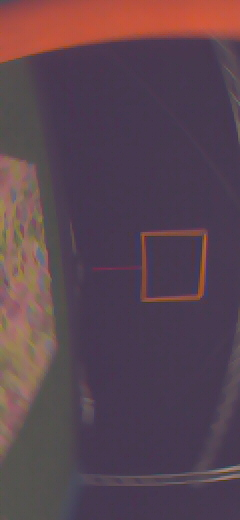
#> input picture Vision/image1.jpg, 240 x 520 px; its folder holds only this picture in this run
$ python -i tutorial2_on_folder.py   (imports and definitions only)
#> lines starting #> are read from the running program, lines starting #| are printed output that depends on the picture; after the words box and inside, x2 and y2 are one past the last pixel; in counts of white or black regions, pixels touching at a corner belong together
#> further down, picture is the input picture: shape (520, 240, 3); mean B, G, R 80.1, 68.7, 90.8
# -*- coding: utf-8 -*-
"""
Created on Thu Mar  3 17:25:07 2022

@author: WK
"""

import numpy as np
import cv2
from matplotlib import pyplot as plt
import os
from scipy import ndimage

def watershedder2(img):
    # https://www.bogotobogo.com/python/OpenCV_Python/python_opencv3_Image_Watershed_Algorithm_Marker_Based_Segmentation_2.php
    # img = cv2.imread('image1.jpg')
    b,g,r = cv2.split(img)
    rgb_img = cv2.merge([r,g,b])

    gray = cv2.cvtColor(img,cv2.COLOR_BGR2GRAY)
    ret, thresh = cv2.threshold(gray,0,255,cv2.THRESH_BINARY_INV+cv2.THRESH_OTSU)
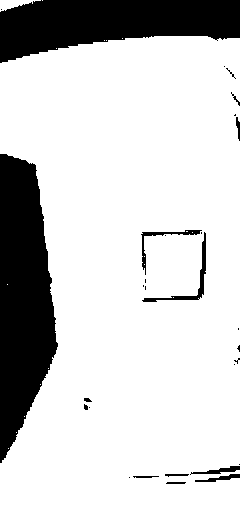
#> thresh: shape (520, 240); 80.8% white; 29 black regions (17 under 20 px), largest, box (x1, y1, x2, y2) and area: (0, 154, 58, 463) 12443, (0, 0, 240, 63) 10161, (142, 232, 206, 302) 454
#> ret = 90

    # noise removal
    kernel = np.ones((2,2),np.uint8)
    #opening = cv2.morphologyEx(thresh,cv2.MORPH_OPEN,kernel, iterations = 2)
    closing = cv2.morphologyEx(thresh,cv2.MORPH_CLOSE,kernel, iterations = 2)
#> closing: shape (520, 240); 80.4% white; 16 black regions (4 under 20 px), largest, box (x1, y1, x2, y2) and area: (0, 156, 60, 465) 13027, (0, 0, 240, 65) 10546, (176, 243, 208, 302) 339

    # sure background area
    sure_bg = cv2.dilate(closing,kernel,iterations=3)
#> sure_bg: shape (520, 240); 81.3% white; 15 black regions (9 under 20 px), largest, box (x1, y1, x2, y2) and area: (0, 159, 60, 465) 12823, (0, 0, 240, 65) 10345, (203, 274, 207, 299) 31, (207, 247, 208, 273) 26, (179, 301, 200, 302) 21, (225, 471, 240, 474) 20

    # Finding sure foreground area
    dist_transform = cv2.distanceTransform(sure_bg,cv2.DIST_L2,3)

    # Threshold
    ret, sure_fg = cv2.threshold(dist_transform,0.1*dist_transform.max(),255,0)
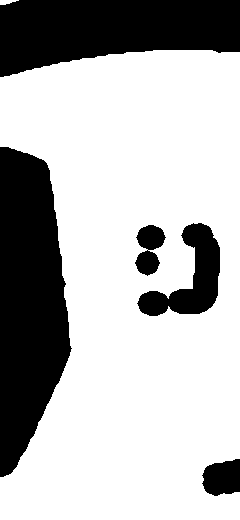
#> sure_fg: shape (520, 240) float32; 70.8% white; 5 black regions, box (x1, y1, x2, y2) and area: (0, 147, 72, 477) 17201, (0, 0, 240, 77) 13733, (137, 223, 220, 316) 3390, (202, 459, 240, 496) 1126, (135, 225, 166, 276) 984
#> ret = 11.73

    # Finding unknown region
    sure_fg = np.uint8(sure_fg)
    unknown = cv2.subtract(sure_bg,sure_fg)
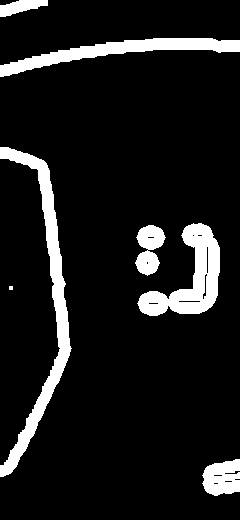
#> unknown: shape (520, 240); 10.5% white; 7 white regions (1 under 20 px), largest, box (x1, y1, x2, y2) and area: (0, 147, 72, 477) 4362, (137, 223, 220, 316) 3298, (0, 38, 240, 77) 2903, (202, 459, 240, 496) 1082, (135, 225, 166, 276) 976, (0, 0, 48, 17) 485

    # Marker labelling
    ret, markers = cv2.connectedComponents(sure_fg)
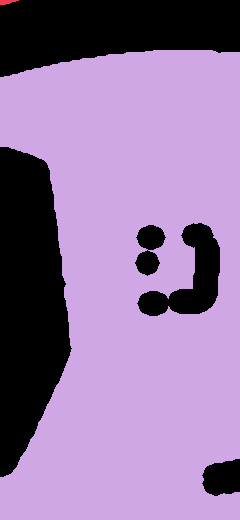
#> markers: shape (520, 240) int32; 3 distinct labels, from 0 to 2; one colour per label, 0 black
#> ret = 3
    # sure_fg_rot = ndimage.rotate(sure_fg, 90)
    # gray = cv2.cvtColor(img,cv2.COLOR_BGR2GRAY)

    # # Add one to all labels so that sure background is not 0, but 1
    # markers = markers+1

    # Now, mark the region of unknown with zero
    markers[unknown==255] = 0

    markers = cv2.watershed(img,markers)
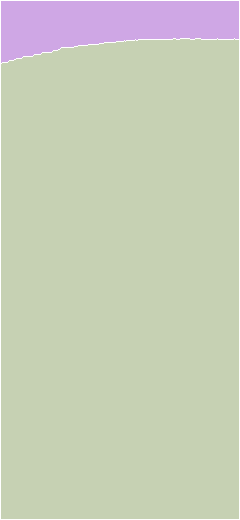
#> markers: shape (520, 240) int32; 3 distinct labels, from -1 to 2; one colour per label, 0 black, -1 white
    img[markers == -1] = [255,0,0]
#> img: shape (520, 240, 3); 1.41% of pixels changed, all inside (x1, y1, x2, y2) = (0, 0, 240, 520)

    img_gray_rot = ndimage.rotate(gray, 90)
    img_rot = ndimage.rotate(img, 90)
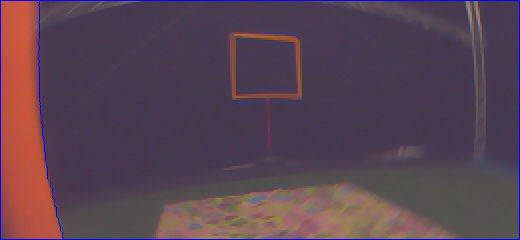
#> img_rot: shape (240, 520, 3); mean B, G, R 82.5, 67.6, 89.2
    img_unkown_rot = ndimage.rotate(unknown, 90)
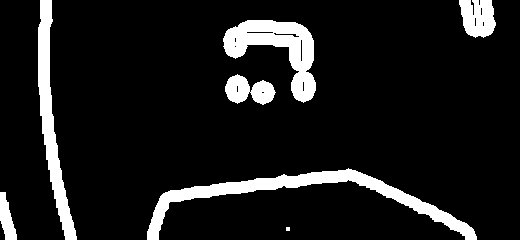
#> img_unkown_rot: shape (240, 520); 10.5% white; 7 white regions (1 under 20 px), largest, box (x1, y1, x2, y2) and area: (147, 168, 477, 240) 4362, (223, 20, 316, 103) 3298, (38, 0, 77, 240) 2903, (459, 0, 496, 38) 1082, (225, 74, 276, 105) 976, (0, 192, 17, 240) 485
    cv2.imshow('gray rot', img_gray_rot)
    cv2.imshow('watershed', img_rot)
    cv2.imshow('unknown', img_unkown_rot)


    # [26 lines of commented-out code are left out]
path =  os.path.join(os.getcwd(),"AE4317_2019_datasets/cyberzoo_aggressive_flight/20190121-144646")

# [19 lines not run here, left out]


>>> import cv2
>>> picture = cv2.imread('image1.jpg')
>>> result = watershedder2(picture)

$ run again, on Vision/image2.jpg
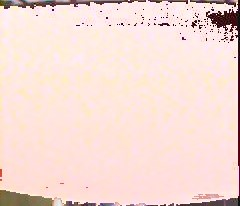
#> input picture Vision/image2.jpg, 240 x 206 px
#> picture is the input picture: shape (206, 240, 3); mean B, G, R 212.3, 219.3, 244
#> in watershedder2, `ret, thresh = cv2.threshold(gray,0,255,cv2.THRESH_BINARY_INV+cv2.THRES..`:
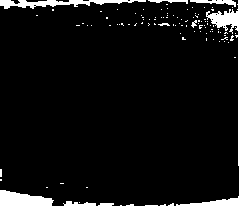
#> thresh: shape (206, 240); 6.1% white; 107 white regions (98 under 20 px), largest, box (x1, y1, x2, y2) and area: (176, 0, 240, 206) 1091, (0, 190, 54, 206) 616, (0, 0, 146, 9) 613
#> in watershedder2, `ret, thresh = cv2.threshold(gray,0,255,cv2.THRESH_BINARY_INV+cv2.THRES..`: ret = 152
#> closing: shape (206, 240); 5.9% white; 58 white regions (51 under 20 px), largest, box (x1, y1, x2, y2) and area: (0, 0, 240, 45) 1889, (0, 192, 56, 206) 540, (192, 200, 240, 206) 158
#> sure_bg: shape (206, 240); 10.7% white; 33 white regions (10 under 20 px), largest, box (x1, y1, x2, y2) and area: (0, 0, 240, 48) 3391, (0, 192, 59, 206) 586, (156, 17, 193, 32) 283
#> in watershedder2, `ret, sure_fg = cv2.threshold(dist_transform,0.1*dist_transform.max(),2..`: ret = 1.34
#> unknown: shape (206, 240); 2.7% white in thin lines or dots
#> in watershedder2, `ret, markers = cv2.connectedComponents(sure_fg)`: ret = 33
#> img: shape (206, 240, 3); 5.29% of pixels changed, all inside (x1, y1, x2, y2) = (0, 0, 240, 206)
#> in watershedder2, `img_unkown_rot = ndimage.rotate(unknown, 90)`:
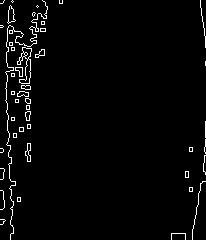
#> img_unkown_rot: shape (240, 206); 2.7% white in thin lines or dots
